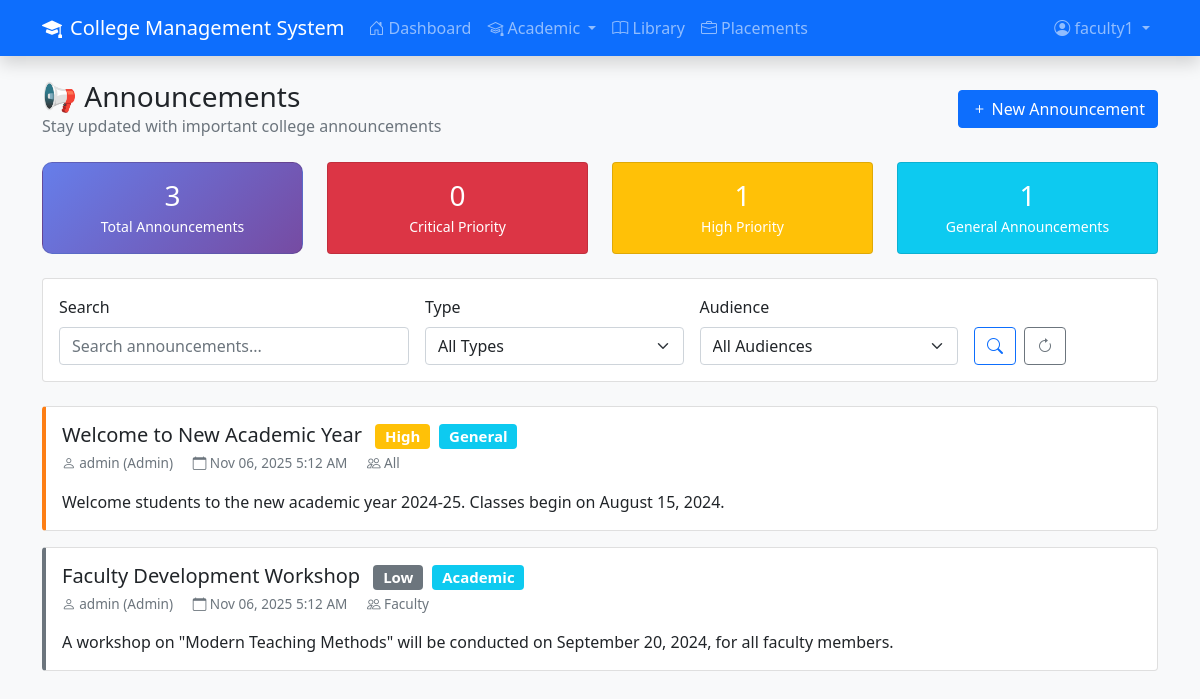
Screenshot of /traditional-php/supporting_ones/announcements.php (signed in) with the database file from the repository.
### tables this page shows
CREATE TABLE users (
    user_id INT PRIMARY KEY AUTO_INCREMENT,
    username VARCHAR(100) NOT NULL UNIQUE,
    password_hash VARCHAR(255) NOT NULL,
    role_id INT NOT NULL,
    is_active TINYINT(1) DEFAULT 1,
    created_at TIMESTAMP DEFAULT CURRENT_TIMESTAMP,
    FOREIGN KEY (role_id) REFERENCES roles(role_id)
);

CREATE TABLE announcements (
    announcement_id INT PRIMARY KEY AUTO_INCREMENT,
    title VARCHAR(200) NOT NULL,
    content TEXT NOT NULL,
    announcement_type ENUM('General', 'Academic', 'Event', 'Important', 'Emergency') DEFAULT 'General',
    target_audience ENUM('All', 'Students', 'Faculty', 'Admin') DEFAULT 'All',
    priority ENUM('Low', 'Medium', 'High', 'Critical') DEFAULT 'Medium',
    posted_by INT NOT NULL,
    is_active TINYINT(1) DEFAULT 1,
    expires_at DATETIME NULL,
    created_at TIMESTAMP DEFAULT CURRENT_TIMESTAMP,
    updated_at TIMESTAMP DEFAULT CURRENT_TIMESTAMP ON UPDATE CURRENT_TIMESTAMP,
    FOREIGN KEY (posted_by) REFERENCES users(user_id)
);

CREATE TABLE roles (
    role_id INT PRIMARY KEY AUTO_INCREMENT,
    role_name VARCHAR(50) NOT NULL UNIQUE
);

### traditional-php/supporting_ones/announcements.php (the view, shortened to what the rows shown need)
<?php
require_once 'config.php';
$user = getCurrentUser();
$userRole = getUserRole($user['user_id']);
$canCreateAnnouncements = in_array($userRole, ['Admin', 'Administrative Staff', 'Faculty']);
$announcements_query = "
    SELECT a.*, u.username as posted_by_name, r.role_name as posted_by_role
    FROM announcements a
    JOIN users u ON a.posted_by = u.user_id
    JOIN roles r ON u.role_id = r.role_id
    WHERE a.is_active = 1
    AND (a.expires_at IS NULL OR a.expires_at > NOW())
    AND (a.target_audience = 'All' OR a.target_audience = ? OR ? IN ('Admin', 'Administrative Staff'))
";
$announcements_params = [];
if ($userRole === 'Student') {
    $announcements_params[] = 'Students';
    $announcements_params[] = $userRole;
} else {
    $announcements_params[] = $userRole;
    $announcements_params[] = $userRole;
}
$announcements_query .= " ORDER BY a.priority DESC, a.created_at DESC";
try {
    $stmt = $pdo->prepare($announcements_query);
    $stmt->execute($announcements_params);
    $announcements = $stmt->fetchAll();
} catch (Exception $e) {
    $announcements = [];
    $stats = ['total_announcements' => 0, 'critical_announcements' => 0, 'high_priority_announcements' => 0, 'general_announcements' => 0];
    $error = "Database error: " . $e->getMessage();
}
?>
<!DOCTYPE html>
<html lang="en">
<head>
    <link href="https://cdn.jsdelivr.net/npm/bootstrap@5.1.3/dist/css/bootstrap.min.css" rel="stylesheet">
    <link rel="stylesheet" href="https://cdn.jsdelivr.net/npm/bootstrap-icons@1.7.2/font/bootstrap-icons.css">
</head>
<body class="bg-light">
    <?php include 'includes/navbar.php'; ?>
    <div class="container mt-4">
        <div class="d-flex justify-content-between align-items-center mb-4">
            <div>
                <h1 class="h3 mb-0">📢 Announcements</h1>
            </div>
        </div>
        <?php if (empty($announcements)): ?>
            <div class="text-center py-5">
                <i class="bi bi-megaphone text-muted" style="font-size: 4rem;"></i>
                <h5 class="mt-3 text-muted">No Announcements Found</h5>
                <p class="text-muted">
                    <?php if ($canCreateAnnouncements): ?>
                        Start by creating your first announcement.
                    <?php else: ?>
                        Check back later for new announcements.
                    <?php endif; ?>
                </p>
            </div>
        <?php else: ?>
            <div class="row">
                <?php foreach ($announcements as $announcement): ?>
                    <div class="col-12 mb-3">
                        <div class="card announcement-card priority-<?= strtolower($announcement['priority']) ?>">
                            <div class="card-body">
                                <div class="d-flex justify-content-between align-items-start mb-2">
                                    <div class="flex-grow-1">
                                        <h5 class="card-title mb-1">
                                            <?= htmlspecialchars($announcement['title']) ?>
                                            <span class="badge bg-<?=
                                                $announcement['priority'] === 'Critical' ? 'danger' :
                                                ($announcement['priority'] === 'High' ? 'warning' :
                                                ($announcement['priority'] === 'Medium' ? 'primary' : 'secondary'))
                                            ?> ms-2">
                                                <?= $announcement['priority'] ?>
                                            </span>
                                            <span class="badge bg-info ms-1">
                                                <?= $announcement['announcement_type'] ?>
                                            </span>
                                        </h5>
                                        <div class="announcement-meta mb-2">
                                            <i class="bi bi-person"></i> <?= htmlspecialchars($announcement['posted_by_name']) ?>
                                            (<?= htmlspecialchars($announcement['posted_by_role']) ?>)
                                            <i class="bi bi-calendar ms-3"></i> <?= date('M d, Y g:i A', strtotime($announcement['created_at'])) ?>
                                            <i class="bi bi-people ms-3"></i> <?= htmlspecialchars($announcement['target_audience']) ?>
                                        </div>
                                    </div>
                                </div>
                                <div class="card-text">
                                    <?= nl2br(htmlspecialchars($announcement['content'])) ?>
                                </div>
                            </div>
                        </div>
                    </div>
                <?php endforeach; ?>
            </div>
        <?php endif; ?>
    </div>
</body>
</html>

### traditional-php/includes/navbar.php (shortened to what the rows shown need)
<nav class="navbar navbar-expand-lg navbar-dark bg-primary shadow">
    <div class="container">
        <div class="collapse navbar-collapse" id="navbarNav">
                <?php if (hasRole(['Student'])): ?>
                <li class="nav-item">
                    <a class="nav-link <?php echo basename($_SERVER['PHP_SELF']) == 'student-grades.php' ? 'active' : ''; ?>" href="student-grades.php">
                        <i class="bi bi-award"></i> My Grades
                    </a>
                </li>
                <li class="nav-item">
                    <a class="nav-link <?php echo basename($_SERVER['PHP_SELF']) == 'fees.php' ? 'active' : ''; ?>" href="fees.php">
                        <i class="bi bi-currency-dollar"></i> Fees
                    </a>
                </li>
                <li class="nav-item">
                    <a class="nav-link <?php echo basename($_SERVER['PHP_SELF']) == 'library.php' ? 'active' : ''; ?>" href="library.php">
                        <i class="bi bi-book"></i> Library
                    </a>
                </li>
                <?php endif; ?>
            <ul class="navbar-nav">
                <li class="nav-item dropdown">
                    <a class="nav-link dropdown-toggle" href="#" id="userDropdown" role="button" data-bs-toggle="dropdown">
                        <i class="bi bi-person-circle"></i> <?php echo escape($user['full_name'] ?? $user['username']); ?>
                    </a>
                </li>
            </ul>
        </div>
    </div>
</nav>

### rows the page displays
users: username "faculty1"
announcements: title "Welcome to New Academic Year", priority "High", announcement_type "General", posted_by.username "admin", roles.role_name "Admin", created_at "Nov 06, 2025 5:12 AM", target_audience "All", content "Welcome students to the new academic year 2024-25. Classes begin on August 15, 2024."
announcements: title "Faculty Development Workshop", priority "Low", announcement_type "Academic", posted_by.username "admin", roles.role_name "Admin", created_at "Nov 06, 2025 5:12 AM", target_audience "Faculty", content "A workshop on \"Modern Teaching Methods\" will be conducted on September 20, 2024, for all faculty members."

### other values shown
$stats['total_announcements'] "3"
$stats['critical_announcements'] "0"
$stats['high_priority_announcements'] "1"
$stats['general_announcements'] "1"
